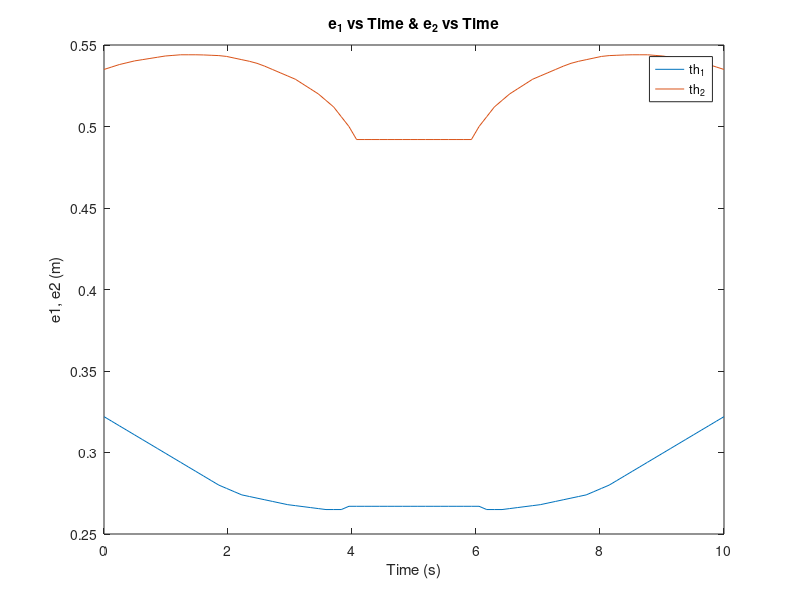
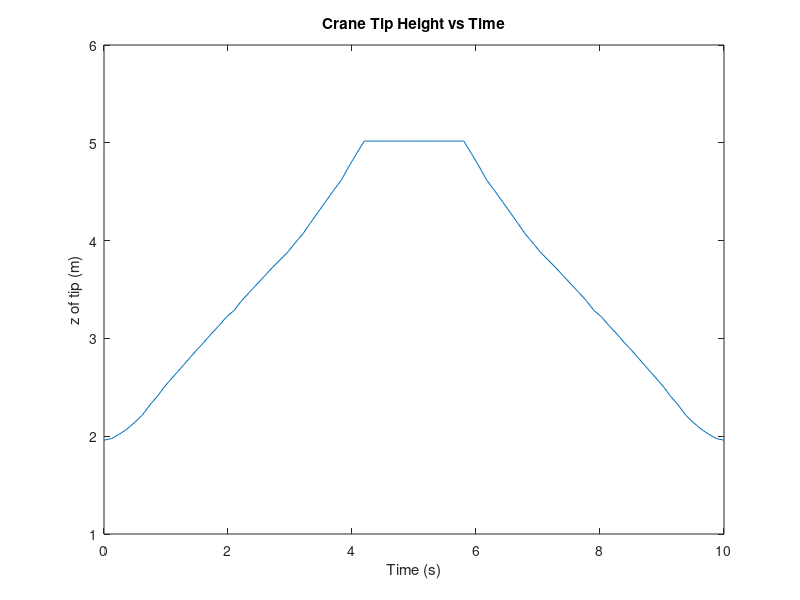
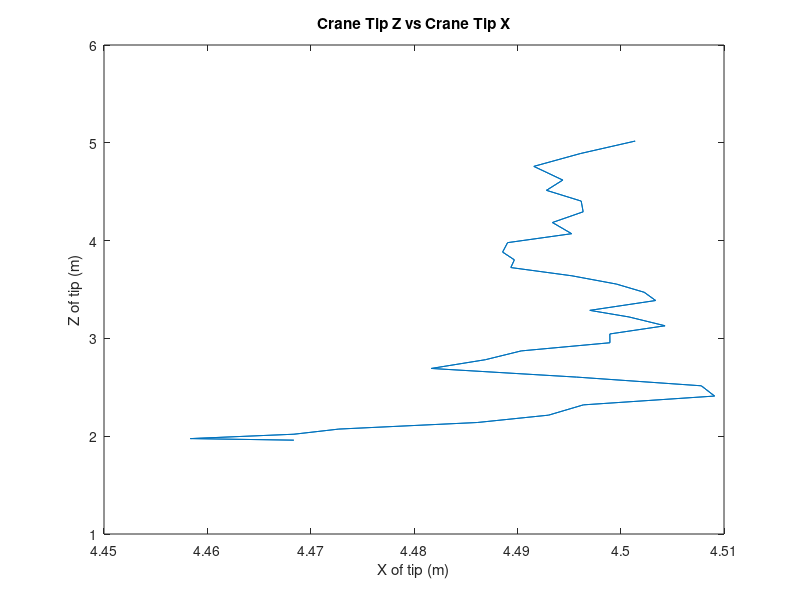
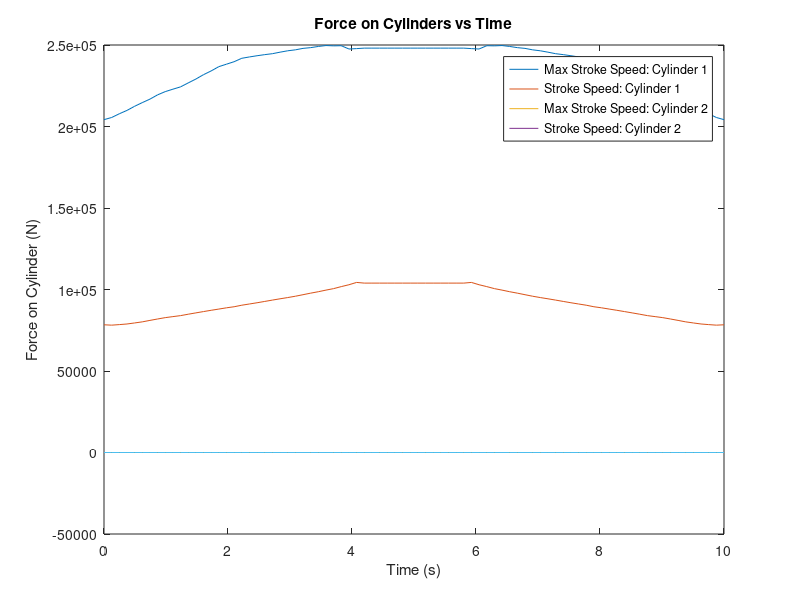

Write MATLAB code to recreate these figures, in order.
%Normalised piston velocities [-]
v_p01 = [0 0.13 0.26 0.4 0.386 0.372 0.358 0.344 0.33 0.316 0.302 0.288 0.274 0.26 0.246 0.232 0.218 0.204 0.19 0.176 0.162 0.148 0.134 0.12 0.106 0.092 0.078 0.064 0.05 0.036 0.022 0.008 0 0 0 0 0 0 0 0 0];
v_p02 = [0 -0.1 -0.2 -0.2 -0.2 -0.2 -0.2 -0.2 -0.2 -0.2 -0.16 -0.12 -0.08 -0.04 0 0.04 0.08 0.12 0.16 0.2 0.24 0.28 0.32 0.36 0.4 0.44 0.48 0.52 0.56 0.6 0.64 0.68 0.72 0.76 0.8 0.5333333333 0.26666667 0 0 0 0];

%Lever arms [m]
e_1 = [0.322 0.3192 0.3164 0.3136 0.3108 0.308 0.3052 0.3024 0.2996 0.2968 0.294 0.2912 0.2884 0.2856 0.2828 0.28 0.278 0.276 0.274 0.273 0.272 0.271 0.27 0.269 0.268 0.2674 0.2668 0.2662 0.2656 0.265 0.265 0.265 0.267 0.267 0.267 0.267 0.267 0.267 0.267 0.267 0.267];
e_2 = [0.535 0.5365 0.538 0.539125 0.54025 0.541 0.54175 0.5425 0.54325 0.543625 0.544 0.544 0.544 0.5439 0.5437 0.5435 0.543 0.542 0.541 0.54 0.53875 0.537 0.535 0.533 0.531 0.529 0.526 0.523 0.52 0.516 0.512 0.506 0.5 0.492 0.492 0.492 0.492 0.492 0.492 0.492 0.492];

%Angles [rad]
th_1 = [0.55 0.56 0.57 0.585 0.6 0.62 0.65 0.67 0.7 0.73 0.76 0.78 0.8 0.815 0.835 0.85 0.87 0.885 0.9 0.915 0.93 0.945 0.96 0.97 0.98 0.99 0.995 1.005 1.01 1.015 1.02 1.02 1.02 1.012 1 1 1 1 1 1 1];
th_2 = [-0.62 -0.62 -0.61 -0.6 -0.585 -0.57 -0.55 -0.53 -0.51 -0.495 -0.48 -0.46 -0.44 -0.42 -0.4 -0.38 -0.36 -0.345 -0.32 -0.3 -0.28 -0.26 -0.24 -0.22 -0.2 -0.175 -0.15 -0.12 -0.09 -0.06 -0.03 0 0.04 0.08 0.12 0.12 0.12 0.12 0.12 0.12 0.12];

% Add mirrored movement to vectors
v_p01 = [v_p01 -fliplr(v_p01)];
v_p02 = [v_p02 -fliplr(v_p02)];
e_1 = [e_1 fliplr(e_1)];
e_2 = [e_2 fliplr(e_2)];
th_1 = [th_1 fliplr(th_1)];
th_2 = [th_2 fliplr(th_2)];

%Base height [m]
L_0 = 3;

%Worst case scenarios

%% Cylinder 1
th_1_wc_cyl1 = 1.2; 
th_2_wc_cyl1 = 0.0; 
e_1_wc_cyl1 = 0.14; 
e_2_wc_cyl1 = 0.57; 

%% Cylinder 2
th_1_wc_cyl2 = 0.35; 
th_2_wc_cyl2 = 0.0; 
e_1_wc_cyl2 = 0.48; 
e_2_wc_cyl2 = 0.17; 

%Group-specific values
M_tmax = 1800;
q_rwc = 0.9;
M_t = 1500;
L_1 = 1.9;
L_2 = 3.5;
v_p0 = 0.13;
t_0 = 10;
P_smax = 30000000;
eta_c = 0.94;

% Constants and Time

g = 9.81;
time = linspace(0,t_0,length(e_1));

%De-normalise velocity

v_p1 = v_p0*v_p01;
v_p2 = v_p0*v_p02;

time = linspace(0,t_0,length(e_1));

% Task 1.a

figure(1);

plot(time,e_1);
hold on
plot(time,e_2);

legend("th_1","th_2")
xlabel("Time (s)")
ylabel("e1, e2 (m)")
title("e_1 vs Time & e_2 vs Time")

az = L_1 * sin(th_1);
ax = L_1 * cos(th_1);
bz = L_2 * sin(th_2) + az + 3;
bx = L_2 * cos(th_2) + ax;

figure(2);
plot(time,bz);
xlabel("Time (s)")
ylabel("z of tip (m)")
title("Crane Tip Height vs Time")

figure(3);
plot(bx,bz);
xlabel("X of tip (m)")
ylabel("Z of tip (m)")
title("Crane Tip Z vs Crane Tip X")


%% Task 1.b

F_1 = M_t*g*(L_1*cos(th_1)+L_2*cos(th_2))./e_1;
F_2 = M_t*g*L_2*cos(th_2)./e_2;

figure(4);
plot(time,F_1);
hold on
plot(time,F_2);
title("Force on Cylinders vs Time");
ylabel("Force on Cylinder (N)");
xlabel("Time (s)");
legend("F_1","F_2");

%% Task 2.a

F_wc_1 = max(M_tmax*g*(L_1*cos(th_1_wc_cyl1)+L_2*cos(th_2_wc_cyl1))./e_1);
F_wc_2 = max(M_tmax*g*L_2*cos(th_2_wc_cyl2)./e_2);

delta_p = P_smax-1000000;

D_1 = sqrt(4*F_wc_1/(pi*eta_c*delta_p)); %%0.1142 meters
D_2 = sqrt(4*F_wc_2/(pi*eta_c*delta_p)); %%0.077 meters

%{
I think we should consider a smaller area on the rod since, ad 0.5A_H
This would increase the required diameter, and would be more physically correct
The chosen cylinders would change but they exist so I should be fine
%}

close all

% Task 2.b

%{
https://www.boschrexroth.com/en/gb/p/hydraulic-cylinder-r900999033/ 
17 We've chosen a CGH3 type hydraulic cylinder with 125mm diameter for the first cylinder,
and an 80mm bore diameter CGH3 cylinder for the second cylinder.
%}

%{
I would calculate the area ratio just to make sure we are within the conditions
We can also check from the datasheet if we are below the maximum stroke velocity during the drive cycle
%}

v_max_1 = 0.14*ones(length(time),1);
v_max_2 = 0*ones(length(time),1); %don't know value yet

plot(time,v_max_1);
hold on
plot(time,v_p1);
plot(time,v_max_2);
plot(time,v_p2);
legend("Max Stroke Speed: Cylinder 1","Stroke Speed: Cylinder 1","Max Stroke Speed: Cylinder 2","Stroke Speed: Cylinder 2");


% Task 3.a
